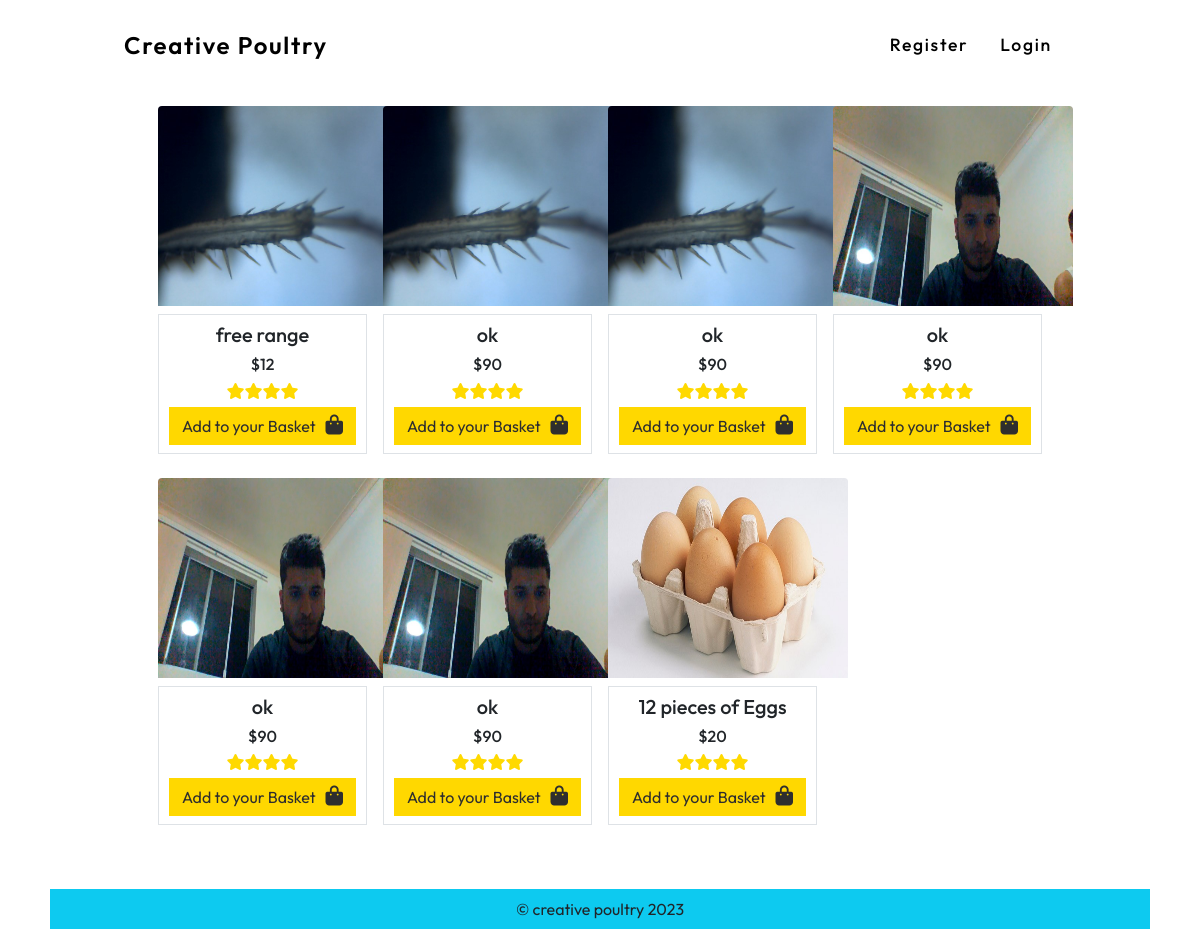
Screenshot of /products/2/category with the database file from the repository.
### product/models.py (models this page shows, shortened)
class Product(models.Model):
    category = models.ForeignKey(Category, on_delete=models.CASCADE)
    creator = models.ForeignKey(User, on_delete=models.CASCADE)
    name = models.CharField(max_length=100, null=False)
    desc = models.TextField(null=False)
    price = models.IntegerField(default=0, null=False)
    discount = models.IntegerField(default=0, null=False)
    image = models.ImageField(upload_to='product_images', null=False)

### product/views.py (the view)
# urls.py: path('<pk>/category',ProductCategoryView.as_view(),name='category'),
class ProductCategoryView(ListView):
    template_name='product/product-category.html'
    model = Product
    def get_queryset(self,**kwargs):
        cid=self.kwargs['pk']
        queryset = Product.objects.filter(category = cid)
        return queryset.order_by('-id')

### product/category_nav.py (called while the page is built)
def navbar(context):
    cats = Category.objects.all()
    return {'categories': cats}

### templates/product/product-category.html (shortened to what this page needs)
{% extends '../base.html' %}
{% load static %}
{%block bodyblock%}
<div class="container-fluid px-0 mt-2 mx-0 homediv " >
 <div class="container col-lg-9 ">
  <div class="row">
   {%for i in object_list %}
   <div class="col-lg-3 col-md-3  mb-2 p-2  product">
      <a class="text-decoration-none text-dark" href="{%url 'product:detail' pk=i.id %}">
     <div>
      <img class="rounded-top" style="height: 200px ; width: 240px;" src="{{i.image.url}}" alt="image">
     </div>
      <div class=" mt-2 p-2 border productdesc text-center">
         <h5>{{i.name}}</h5>
         <h6>${{i.price}}</h6>
         <span class="d-flex justify-content-center">
            <i class=" rating fa fa-star"></i>
            <i class="rating fa fa-star"></i>
            <i class=" rating fa fa-star"></i>
            <i class=" rating fa fa-star"></i>
         </span>
        <div class="mt-2 d-flex justify-content-center">
         <button class="btn btn-basket">Add to your Basket &nbsp; <i class="fs-5 fa-solid fa-bag-shopping" title="cart"></i></button>
        </div>
      </div>
   </a>
   </div>
   {%empty%}
   <p class="text-center p-4 m-5 fs-4">No products yet.</p>
   {%endfor%}
  </div>
 </div>
</div>
{%endblock%}

### staticfiles/css/style.css (style rules this page uses)
* { box-sizing: border-box; font-family: "Outfit", sans-serif; scroll-behavior: smooth; }
html, body { height: 90%; }
.homediv { min-height: calc(100% ) !important; }
.btn { border-radius: 0px !important; }

### templates/product/product-category.html (style rules this page uses)
.rating { color: #ffd900; }
.btn-basket { background-color: #ffd800; color: #2e2e2e; }

### rows the page displays
Product: image (picture), name "free range", price "12"
Product: image (picture), name "ok", price "90"
Product: image (picture), name "ok", price "90"
Product: image (picture), name "ok", price "90"
Product: image (picture), name "ok", price "90"
Product: image (picture), name "ok", price "90"
Product: image (picture), name "12 pieces of Eggs", price "20"
